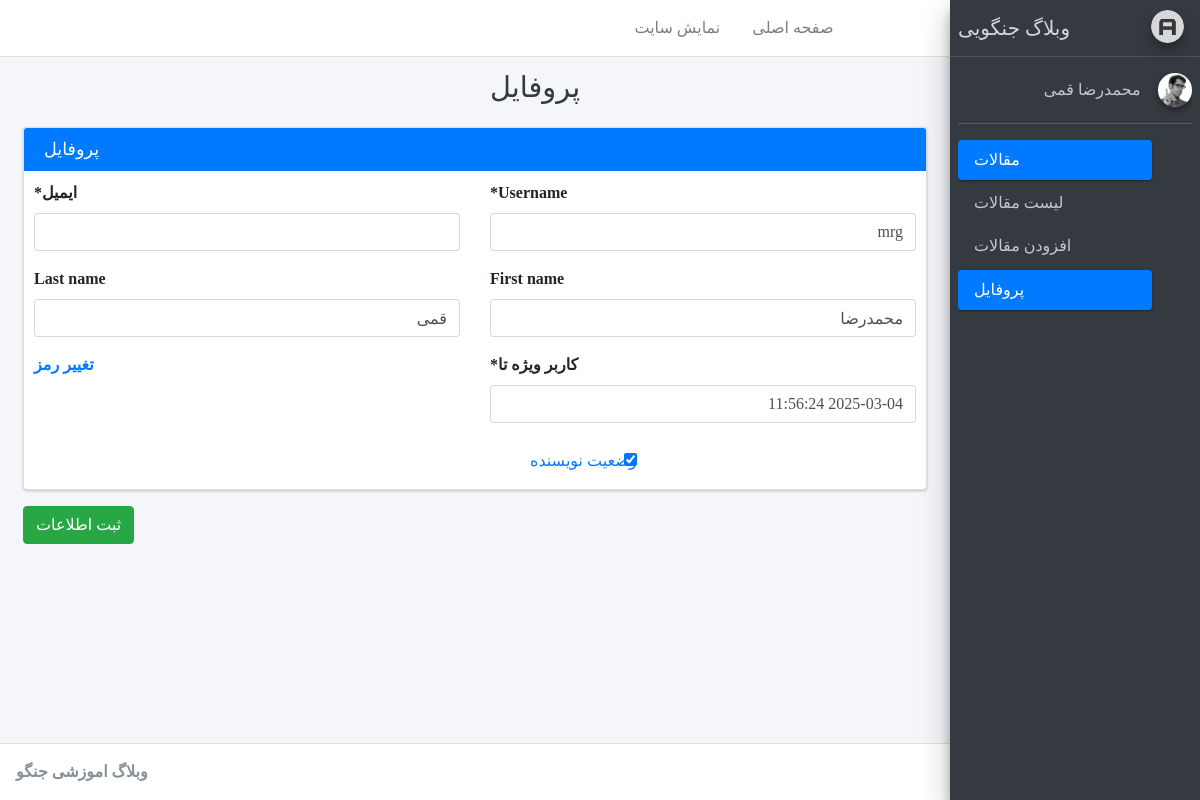
Page /account/profile/ (signed in) on the earlier database version.
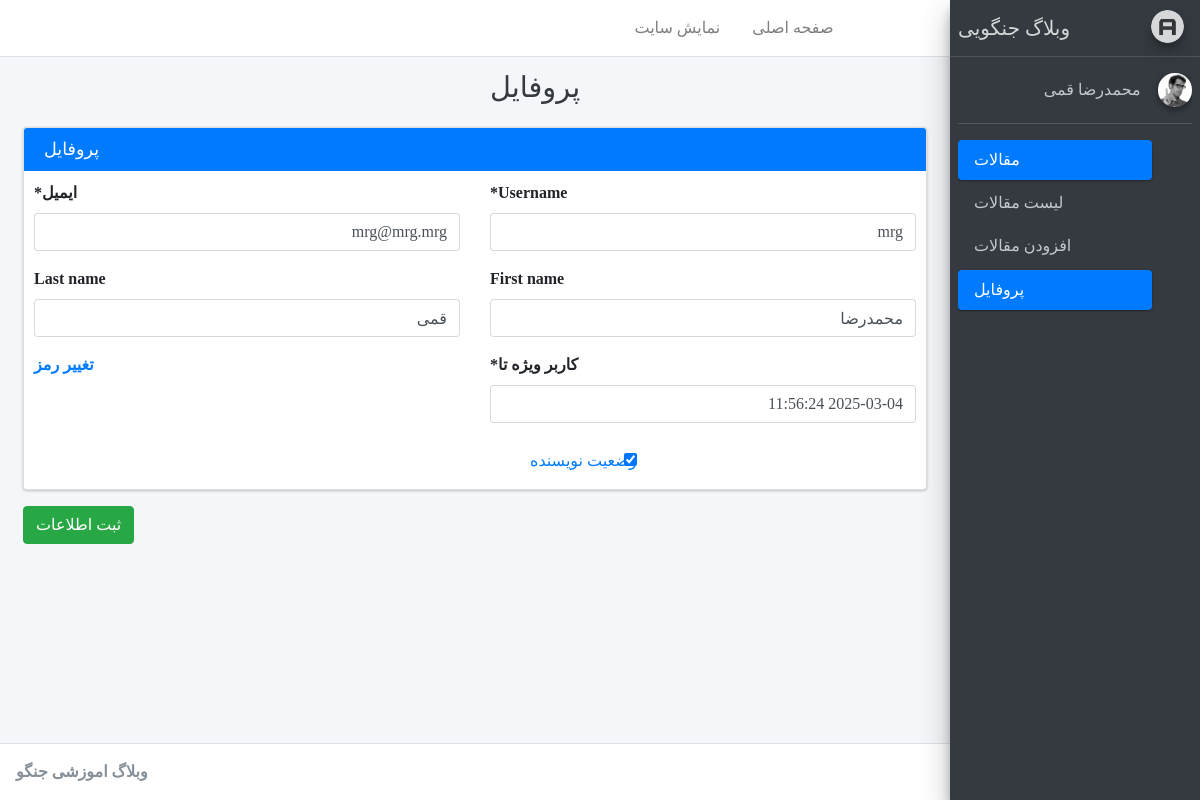
Same page on the later database version.
### account/models.py (models this page shows)
class User(AbstractUser):
    email = models.EmailField(unique=True,verbose_name='ایمیل',blank=False)
    is_author = models.BooleanField(default=False , verbose_name=' وضعیت نویسنده')
    special_user = models.DateTimeField(default=timezone.now, verbose_name='کاربر ویژه تا')
    def is_special_user(self):
        if self.special_user > timezone.now():
            return True
        else:
            return False
    is_special_user.boolean = True
    is_special_user.short_description = 'کاربر ویژه '

### account/views.py (the view)
# urls.py: path('profile/', Profile.as_view(), name = 'profile'),
class Profile(LoginRequiredMixin, UpdateView):
    model = User
    template_name = 'registration/profile.html'
    form_class = ProfileForm
    success_url = reverse_lazy('account:profile')
    def get_object(self):
        return User.objects.get(pk = self.request.user.pk)
    def get_form_kwargs(self):
        kwargs = super(Profile, self).get_form_kwargs()
        kwargs.update({
            'user' : self.request.user
        })
        return kwargs

### account/forms.py
class ProfileForm(forms.ModelForm):
    def __init__(self, *args, **kwargs):
        user = kwargs.pop('user')
        super(ProfileForm, self).__init__(*args, **kwargs)
        self.fields['username'].help_text = None
        if not user.is_superuser:
            self.fields['username'].disabled = True
            self.fields['special_user'].disabled = True
            self.fields['is_author'].disabled = True
    class Meta:
        model = models.User
        fields = ['username','first_name','email',
              'last_name', 'special_user', 'is_author']

### blog/templatetags/custom_tags.py (called while the page is built)
@register.inclusion_tag("registration/partials/link.html")
def link(request, link_name, content, classes):
    return {
        "request" : request,
        "link_name" : link_name,
        "link" : f"account:{link_name}",
        "content" : content,
        "classes" : classes
    }

### templates/registration/profile.html (shortened to what this page needs)
{% extends 'registration/base.html' %}
{% load bootstrap4 %}
{% load crispy_forms_tags %}
{% block title %}پروفایل{% endblock %}
{% block main %}
    <div class="card card-primary">
        <div class="card-header">
            <h3 class="card-title mb-0 float-left">پروفایل</h3>
        </div>
        <form method="post" enctype="multipart/form-data">{% csrf_token %}
            <div class="row" style="padding: 10px;">
                <div class="col-6">
                    {{form.username|as_crispy_field}}
                </div>
                <div class="col-6">
                    {{form.email|as_crispy_field}}
                </div>
                <div class="col-6">
                    {{form.first_name|as_crispy_field}}
                </div>
                <div class="col-6">
                    {{form.last_name|as_crispy_field}}
                </div>
                <div class="col-6">
                    {{form.special_user|as_crispy_field}}
                </div>
                <div class="col-6">
                    <a href="{% url 'password_change' %}"></url><span><label>تغییر رمز</label></span></div>
                </div>
                <div class="col-6">
                    {{form.is_author|as_crispy_field}}
                </div>
            </div>
            <button type="submit" class="btn btn-success">ثبت اطلاعات</button>
    </div>
{% endblock %}

### templates/registration/base.html (shortened to what this page needs)
{% load static %}
<!DOCTYPE html>
<html>
<head>
  <link rel="stylesheet" href="{% static 'registration/adminlte/plugins/fontawesome-free/css/all.min.css' %}">
  <link rel="stylesheet" href="https://code.ionicframework.com/ionicons/2.0.1/css/ionicons.min.css">
  <link rel="stylesheet" href="{% static 'registration/adminlte/plugins/tempusdominus-bootstrap-4/css/tempusdominus-bootstrap-4.min.css' %}">
  <link rel="stylesheet" href="{% static 'registration/adminlte/plugins/icheck-bootstrap/icheck-bootstrap.min.css' %}">
  <link rel="stylesheet" href="{% static 'registration/adminlte/plugins/jqvmap/jqvmap.min.css' %}">
  <link rel="stylesheet" href="{% static 'registration/adminlte/dist/css/adminlte.min.css' %}">
  <link rel="stylesheet" href="{% static 'registration/adminlte/plugins/overlayScrollbars/css/OverlayScrollbars.min.css' %}">
  <link rel="stylesheet" href="{% static 'registration/adminlte/plugins/daterangepicker/daterangepicker.css' %}">
  <link rel="stylesheet" href="{% static 'registration/adminlte/plugins/summernote/summernote-bs4.css' %}">
  <link rel="stylesheet" href="https://cdn.rtlcss.com/bootstrap/v4.2.1/css/bootstrap.min.css">
  <link rel="stylesheet" href="{% static 'registration/adminlte/dist/css/custom.css' %}">
</head>
<body class="hold-transition sidebar-mini layout-fixed">
<div class="wrapper">
  <nav class="main-header navbar navbar-expand navbar-white navbar-light">
    <ul class="navbar-nav">
      <li class="nav-item">
        <a class="nav-link" data-widget="pushmenu" href="#"><i class="fas fa-bars"></i></a>
      </li>
      <li class="nav-item d-none d-sm-inline-block">
        <a href="{% url 'account:home' %}" class="nav-link">صفحه اصلی</a>
      </li>
      <li class="nav-item d-none d-sm-inline-block">
        <a href="{% url 'blog:index' %}" target="_blank" class="nav-link">نمایش سایت</a>
      </li>
    </ul>
    <ul class="navbar-nav mr-auto-navbav">
      <li class="nav-item">
        <a class="nav-link" data-widget="control-sidebar" data-slide=
        "true" href="{% url 'logout' %}">
          <i class="fas fa-sign-out-alt"></i>
        </a>
        </li>
    </ul>
  </nav>
{% include 'registration/sidebar.html' %}
  <div class="content-wrapper">
    <div class="content-header">
      <div class="container-fluid">
        <div class="row mb-2">
          <div class="col-sm-6">
            <h1 class="m-0 text-dark">{% block title %} عنوان صفحه {% endblock %}</h1>
          </div>
        </div>
      </div>
    </div>
    <section class="content">
      <div class="container-fluid">
          {% block main %}
          {% endblock %}
      </div>
  </div>
  <footer class="main-footer">
    <strong>وبلاگ اموزشی جنگو</strong>
  </footer>
</body>
</html>

### templates/registration/sidebar.html
{% load static %}
{% load custom_tags %}
<aside class="main-sidebar sidebar-dark-primary elevation-4">
    <a href="index3.html" class="brand-link">
      <img src="{% static 'registration/adminlte/dist/img/AdminLTELogo.png' %}" alt="AdminLTE Logo" class="brand-image img-circle elevation-3"
           style="opacity: .8">
      <span class="brand-text font-weight-light">وبلاگ جنگویی</span>
    </a>
    <div class="sidebar">
      <div class="user-panel mt-3 pb-3 mb-3 d-flex">
        <div class="image">
          <img src="{% static 'registration/adminlte/dist/img/user2-160x160.jpg' %}" class="img-circle elevation-2" alt="User Image">
        </div>
        <div class="info">
          <a href="#" class="d-block">{{user.get_full_name}}</a>
        </div>
      </div>
      <nav class="mt-2">
        <ul class="nav nav-pills nav-sidebar flex-column" data-widget="treeview" role="menu" data-accordion="false">
          {% if user.is_superuser or user.is_author %}
            <li class="nav-item has-treeview menu-open">
              <a href="#" class="nav-link active">
                <i class="nav-icon fas fa-tachometer-alt"></i>
                <p>
                  مقالات
                  <i class="right fas fa-angle-left"></i>
                </p>
              </a>
              <ul class="nav nav-treeview">
                <li class="nav-item">
                  {%  link request 'home' 'لیست مقالات' 'fa-list'%}
                </li>
              </ul>
              <ul class="nav nav-treeview">
                <li class="nav-item">
                  {%  link request 'article_create' 'افزودن مقالات' 'fa-edit'%}
                </li>
              </ul>
            </li>
          {% endif %}
          <li class="nav-item">
            {%  link request 'profile' 'پروفایل' 'fas fa-th'%}
          </li>
            </ul>
      </nav>
    </div>
  </aside>

### templates/registration/partials/link.html
<a href="{% url link %}"
    class="nav-link {% if request.resolver_match.url_name == link_name %}
    active {% endif %}">
    <i class="fa {{classes}} nav-icon"></i>
    <p>{{content}}</p>
</a>

Differences in the rows shown:
changed User "محمدرضا قمی": email (not shown) → "mrg@mrg.mrg"
